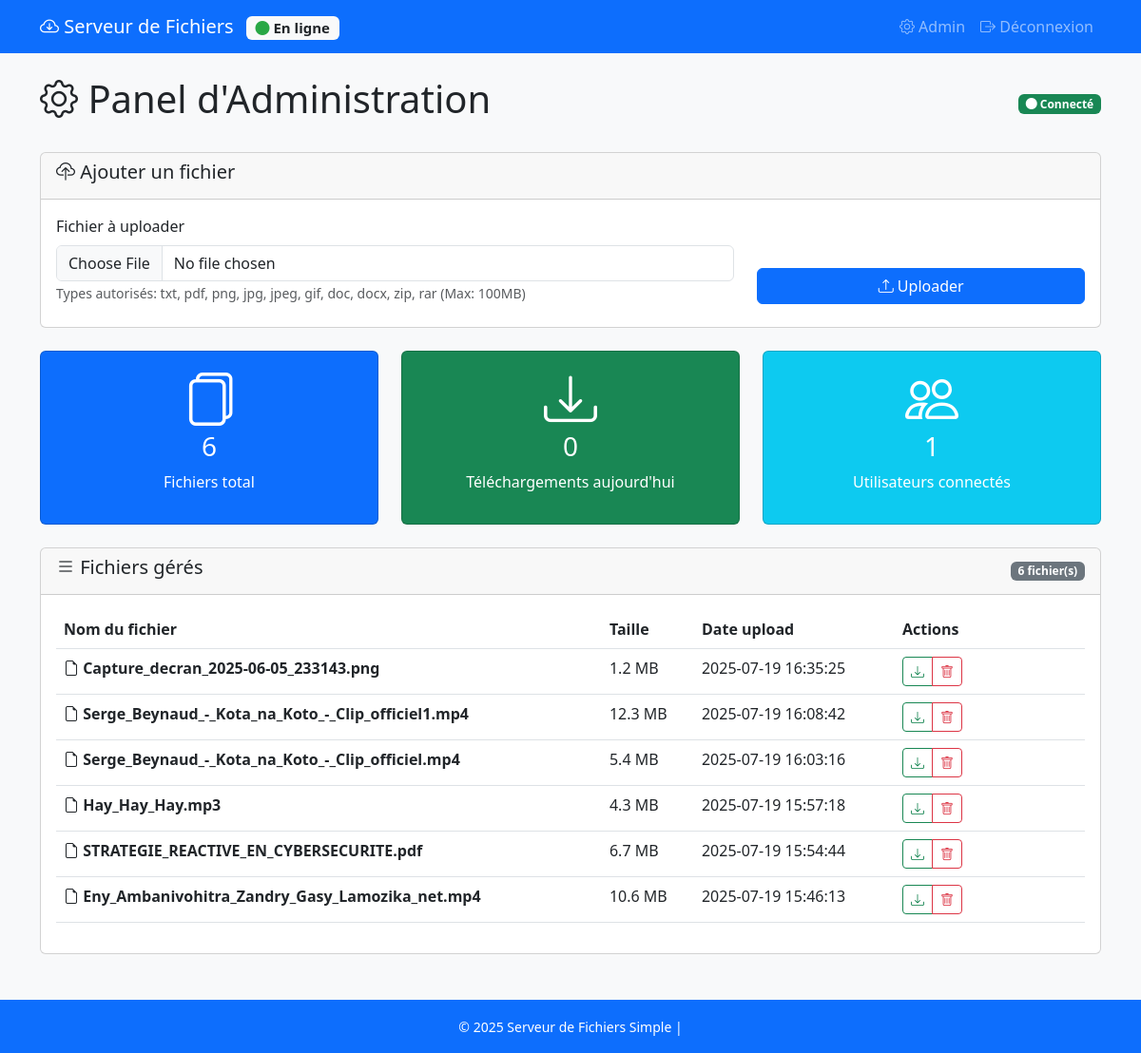
/admin (signed in), run on the app's committed database.
### tables this page shows
CREATE TABLE files (
                id INTEGER PRIMARY KEY AUTOINCREMENT,
                filename TEXT NOT NULL,
                original_name TEXT NOT NULL,
                file_path TEXT NOT NULL,
                file_size INTEGER NOT NULL,
                upload_date TIMESTAMP DEFAULT CURRENT_TIMESTAMP,
                uploaded_by TEXT DEFAULT 'admin'
            );

### app.py (the view)
@app.route('/admin')
def admin():
    if not session.get('admin_logged_in'):
        return redirect(url_for('admin_login'))
    files = db.get_all_files()
    for file in files:
        file['formatted_size'] = format_file_size(file['file_size'])
    return render_template('admin.html', files=files)

### app.py (called while the page is built)
def format_file_size(size_bytes):
    if size_bytes < 1024:
        return f"{size_bytes} B"
    elif size_bytes < 1024**2:
        return f"{size_bytes/1024:.1f} KB"
    else:
        return f"{size_bytes/(1024**2):.1f} MB"

### database.py (called while the page is built)
    def get_all_files(self):
        conn = sqlite3.connect(self.db_path)
        conn.row_factory = sqlite3.Row  # Pour accès par nom colonne
        cursor = conn.cursor()
        cursor.execute('''
            SELECT id, filename, original_name, file_size, upload_date
            FROM files ORDER BY upload_date DESC
        ''')
        files = cursor.fetchall()
        conn.close()
        return [dict(file) for file in files]

### templates/admin.html (shortened to what this page needs)
{% extends "base.html" %}
{% block content %}
<div class="row">
    <div class="col-12">
        <div class="d-flex justify-content-between align-items-center mb-4">
            <h1><i class="bi bi-gear"></i> Panel d'Administration</h1>
            <div>
                <span class="badge bg-success" id="status-badge">
                    <i class="bi bi-circle-fill" id="status-icon"></i>
                    <span id="status-text">Connecté</span>
                </span>
            </div>
        </div>
        <div class="card mb-4">
            <div class="card-header">
                <h5><i class="bi bi-cloud-upload"></i> Ajouter un fichier</h5>
            </div>
            <div class="card-body">
                <form method="post" action="{{ url_for('upload_file') }}" enctype="multipart/form-data" id="upload-form">
                    <div class="row align-items-end">
                        <div class="col-md-8">
                            <label for="file" class="form-label">Fichier à uploader</label>
                            <input type="file" class="form-control" id="file" name="file" required>
                            <small class="text-muted">
                                Types autorisés: txt, pdf, png, jpg, jpeg, gif, doc, docx, zip, rar (Max: 100MB)
                            </small>
                        </div>
                        <div class="col-md-4">
                            <button type="submit" class="btn btn-primary w-100" id="upload-btn">
                                <i class="bi bi-upload"></i> Uploader
                            </button>
                        </div>
                    </div>
                </form>
            </div>
        </div>
        <div class="row mb-4">
            <div class="col-md-4">
                <div class="card bg-primary text-white">
                    <div class="card-body text-center">
                        <i class="bi bi-files display-4"></i>
                        <h3 id="total-files">{{ files|length }}</h3>
                        <p>Fichiers total</p>
                    </div>
                </div>
            </div>
            <div class="col-md-4">
                <div class="card bg-success text-white">
                    <div class="card-body text-center">
                        <i class="bi bi-download display-4"></i>
                        <h3 id="downloads-today">0</h3>
                        <p>Téléchargements aujourd'hui</p>
                    </div>
                </div>
            </div>
            <div class="col-md-4">
                <div class="card bg-info text-white">
                    <div class="card-body text-center">
                        <i class="bi bi-people display-4"></i>
                        <h3 id="active-users">1</h3>
                        <p>Utilisateurs connectés</p>
                    </div>
                </div>
            </div>
        </div>
        <div class="card">
            <div class="card-header d-flex justify-content-between align-items-center">
                <h5><i class="bi bi-list"></i> Fichiers gérés</h5>
                <span class="badge bg-secondary" id="files-count">{{ files|length }} fichier(s)</span>
            </div>
            <div class="card-body">
                {% if files %}
                    <div class="table-responsive">
                        <table class="table table-hover" id="files-table">
                            <thead>
                                <tr>
                                    <th>Nom du fichier</th>
                                    <th>Taille</th>
                                    <th>Date upload</th>
                                    <th width="200">Actions</th>
                                </tr>
                            </thead>
                            <tbody id="files-tbody">
                                {% for file in files %}
                                <tr data-file-id="{{ file.id }}">
                                    <td>
                                        <i class="bi bi-file-earmark"></i>
                                        <strong>{{ file.original_name }}</strong>
                                    </td>
                                    <td>{{ file.formatted_size }}</td>
                                    <td>{{ file.upload_date.split('.')[0] }}</td>
                                    <td>
                                        <div class="btn-group btn-group-sm">
                                            <a href="{{ url_for('download_file', file_id=file.id) }}"
                                               class="btn btn-outline-success" title="Télécharger">
                                                <i class="bi bi-download"></i>
                                            </a>
                                            <a href="{{ url_for('delete_file', file_id=file.id) }}"
                                               class="btn btn-outline-danger"
                                               title="Supprimer"
                                               onclick="return confirm('Supprimer ce fichier ?')">
                                                <i class="bi bi-trash"></i>
                                            </a>
                                        </div>
                                    </td>
                                </tr>
                                {% endfor %}
                            </tbody>
                        </table>
                    </div>
                {% else %}
                    <div class="text-center py-4" id="no-files-message">
                        <i class="bi bi-inbox display-4 text-muted"></i>
                        <p class="text-muted mt-2">Aucun fichier uploadé</p>
                    </div>
                {% endif %}
            </div>
        </div>
    </div>
</div>
{% endblock %}

### templates/base.html (shortened to what this page needs)
<!DOCTYPE html>
<html lang="fr">
<head>
    <link href="https://cdn.jsdelivr.net/npm/bootstrap@5.3.0/dist/css/bootstrap.min.css" rel="stylesheet">
    <link href="https://cdn.jsdelivr.net/npm/bootstrap-icons@1.10.0/font/bootstrap-icons.css" rel="stylesheet">
</head>
<body class="bg-light">
    <nav class="navbar navbar-expand-lg navbar-dark bg-primary">
        <div class="container">
            <a class="navbar-brand" href="{{ url_for('index') }}">
                <i class="bi bi-cloud-arrow-down"></i> Serveur de Fichiers
                <span class="badge bg-light text-dark ms-2" id="connection-status">
                    <i class="bi bi-circle-fill status-online" id="connection-icon"></i>
                    <span id="connection-text">En ligne</span>
                </span>
            </a>
            <div class="navbar-nav ms-auto">
                {% if session.admin_logged_in %}
                    <a class="nav-link" href="{{ url_for('admin') }}">
                        <i class="bi bi-gear"></i> Admin
                    </a>
                    <a class="nav-link" href="{{ url_for('admin_logout') }}">
                        <i class="bi bi-box-arrow-right"></i> Déconnexion
                    </a>
                {% else %}
                    <a class="nav-link" href="{{ url_for('admin_login') }}">
                        <i class="bi bi-person-circle"></i> Admin
                    </a>
                {% endif %}
            </div>
        </div>
    </nav>
    <div class="container my-4">
        {% block content %}{% endblock %}
    </div>
    <footer class="bg-primary text-white text-center py-3 mt-5">
        <div class="container">
            <small>&copy; 2025 Serveur de Fichiers Simple |
            </small>
        </div>
    </footer>
</body>
</html>

### templates/base.html (style rules this page uses)
.status-online { color: #28a745; }

### data on the page
files: original_name "Capture_decran_2025-06-05_233143.png", formatted_size "1.2 MB", upload_date "2025-07-19 16:35:25"
files: original_name "Serge_Beynaud_-_Kota_na_Koto_-_Clip_officiel1.mp4", formatted_size "12.3 MB", upload_date "2025-07-19 16:08:42"
files: original_name "Serge_Beynaud_-_Kota_na_Koto_-_Clip_officiel.mp4", formatted_size "5.4 MB", upload_date "2025-07-19 16:03:16"
files: original_name "Hay_Hay_Hay.mp3", formatted_size "4.3 MB", upload_date "2025-07-19 15:57:18"
files: original_name "STRATEGIE_REACTIVE_EN_CYBERSECURITE.pdf", formatted_size "6.7 MB", upload_date "2025-07-19 15:54:44"
files: original_name "Eny_Ambanivohitra_Zandry_Gasy_Lamozika_net.mp4", formatted_size "10.6 MB", upload_date "2025-07-19 15:46:13"

### other printed values
{{ files|length }} "6"
